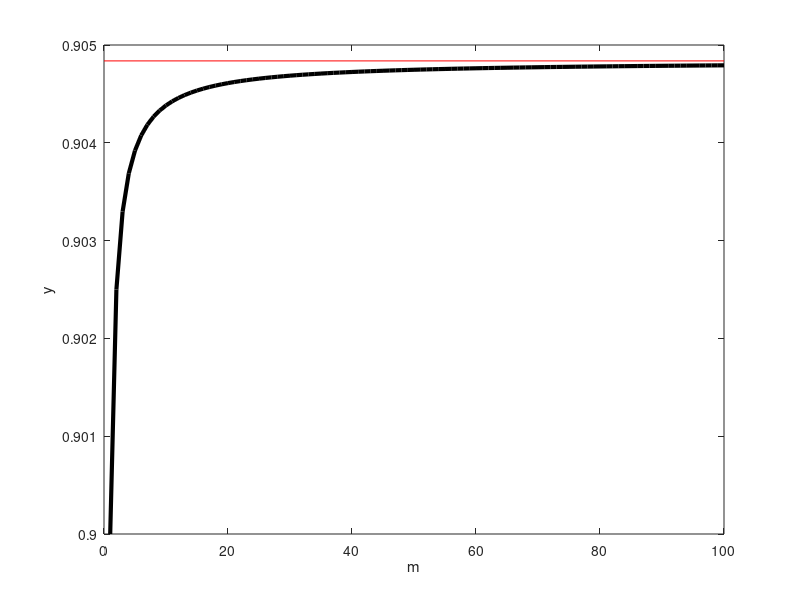

Recreate this plot in MATLAB.
clear all

k = .1
m = [1:100]';
y = (1 - k./m).^m;

figure(1), clf
plot(m,y,'k-','LineWidth',3)
hold on
line(get(gca,'XLim'), exp(-k)*[1 1],'Color','r')
xlabel('m')
ylabel('y')


